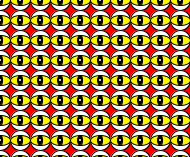
Frame 1 (no input)
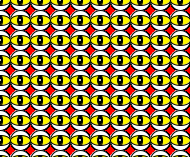
Frame 60 (the mouse pressed at the canvas centre just before this capture)
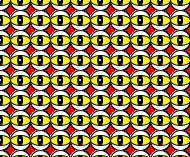
Frame 120 (the mouse held since frame 60 and released just before this capture)

The Processing sketch that drew these frames (run headless with seeded random() and noise(); from frame 60 on, the mouse is pressed at the canvas centre):

// Processing sketch: processing_19912
// ── processing_19912.pde


void setup ()
{
size(190,157);
background(255,0,0);
smooth();

}

void draw()
{
  for (int y=0; y<10;y++)
  {
    for(int x = 0;x < 10; x++)
    {
      stroke(0);
      ellipse( x *20, y*20,20,20);
    
      stroke(0);
      fill(255,247,0);
      ellipse( x *20, y*20,20,10);
      
      fill(0);
      ellipse( x *20, y*20,5,10);
      
      noStroke();
      fill(255);
      ellipse ( x *20, y*20,2,2);
    }
  }
}
//when you press any key it will save image of your sketch-you can just easily upload it us thumbnail in the processing classroom!!WHEEE :-)

void keyPressed()
{
  save("screengrab.PNG");
}
